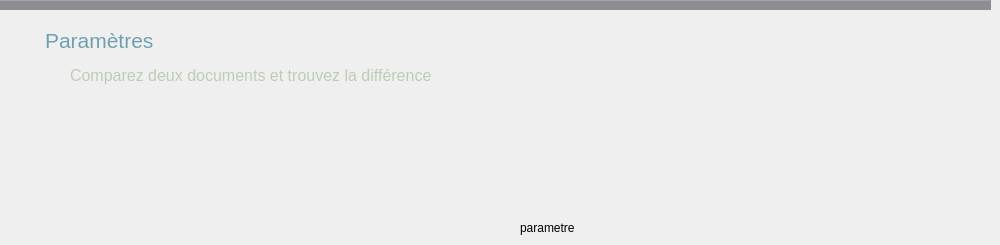
     <widget class="QWidget" name="settings">
      <widget class="QLabel" name="label_12">
       <property name="geometry">
        <rect>
         <x>520</x>
         <y>220</y>
         <width>55</width>
         <height>16</height>
        </rect>
       </property>
       <property name="text">
        <string>parametre</string>
       </property>
      </widget>
      <widget class="Line" name="line_5">
       <property name="geometry">
        <rect>
         <x>0</x>
         <y>-10</y>
         <width>991</width>
         <height>20</height>
        </rect>
       </property>
       <property name="styleSheet">
        <string notr="true">background-color: rgb(141, 142, 145);</string>
       </property>
       <property name="orientation">
        <enum>Qt::Horizontal</enum>
       </property>
      </widget>
      <widget class="QLabel" name="lb1_4">
       <property name="geometry">
        <rect>
         <x>40</x>
         <y>10</y>
         <width>251</width>
         <height>51</height>
        </rect>
       </property>
       <property name="font">
        <font>
         <family>Segoe UI</family>
         <pointsize>16</pointsize>
        </font>
       </property>
       <property name="styleSheet">
        <string notr="true">padding-top:10px;
color: rgb(112, 160, 175);</string>
       </property>
       <property name="text">
        <string>Paramètres</string>
       </property>
      </widget>
      <widget class="QLabel" name="lb2_4">
       <property name="geometry">
        <rect>
         <x>70</x>
         <y>60</y>
         <width>461</width>
         <height>31</height>
        </rect>
       </property>
       <property name="font">
        <font>
         <family>Segoe UI</family>
         <pointsize>12</pointsize>
        </font>
       </property>
       <property name="styleSheet">
        <string notr="true">color: rgb(191, 204, 181);</string>
       </property>
       <property name="text">
        <string>Comparez deux documents et trouvez la différence</string>
       </property>
      </widget>
     </widget>
